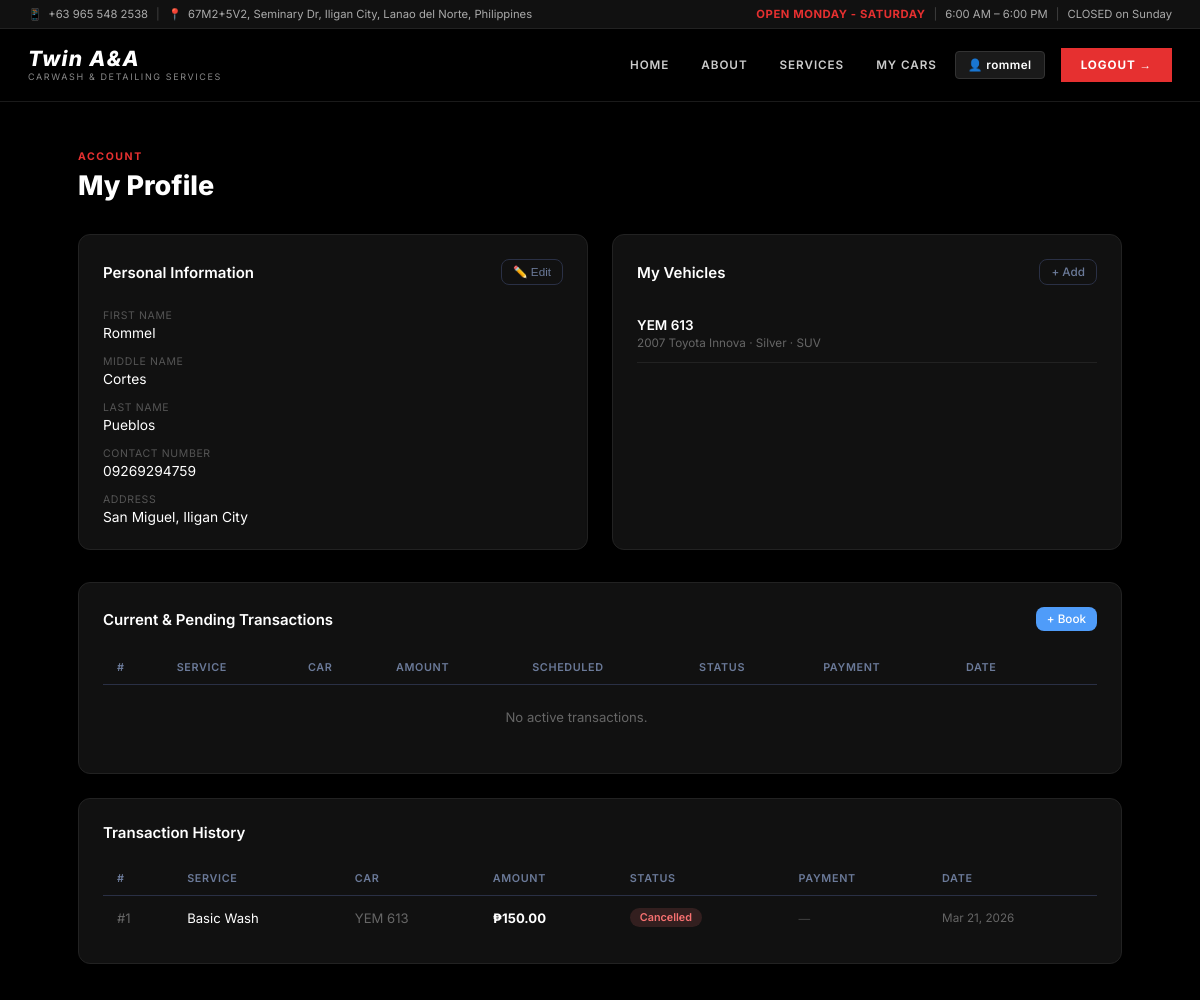
Page /portal/profile/ (signed in) on the committed database.
### car_wash/models.py (models this page shows, shortened)
class Customer(models.Model):
    user           = models.OneToOneField(User, on_delete=models.CASCADE, null=True, blank=True)
    first_name     = models.CharField(max_length=100)
    middle_name    = models.CharField(max_length=100, blank=True)
    last_name      = models.CharField(max_length=100)
    address        = models.CharField(max_length=255, blank=True)
    contact_number = models.CharField(max_length=20, blank=True)
    class Meta:
        ordering = ['last_name', 'first_name']

class Car(models.Model):
    CAR_TYPE_CHOICES = [
        ('sedan',      'Sedan'),
        ('suv',        'SUV'),
        ('van',        'Van'),
        ('pickup',     'Pickup Truck'),
        ('hatchback',  'Hatchback'),
        ('coupe',      'Coupe'),
        ('motorcycle', 'Motorcycle'),
        ('other',      'Other'),
    ]
    customer     = models.ForeignKey(Customer, on_delete=models.CASCADE, related_name='cars')
    plate_number = models.CharField(max_length=20)
    make         = models.CharField(max_length=100, help_text="e.g. Toyota")
    model_name   = models.CharField(max_length=100, help_text="e.g. Vios")
    year         = models.PositiveIntegerField(null=True, blank=True)
    color        = models.CharField(max_length=50, blank=True)
    car_type     = models.CharField(max_length=20, choices=CAR_TYPE_CHOICES, default='sedan')
    class Meta:
        ordering = ['plate_number']

class Transaction(models.Model):
    STATUS_CHOICES = [
        ('pending',     'Pending'),
        ('in_progress', 'In Progress'),
        ('completed',   'Completed'),
        ('cancelled',   'Cancelled'),
    ]
    customer         = models.ForeignKey(Customer, on_delete=models.CASCADE, related_name='transactions')
    car              = models.ForeignKey(Car, on_delete=models.SET_NULL, null=True, blank=True, related_name='transactions')
    service          = models.ForeignKey(Service, on_delete=models.CASCADE, related_name='transactions')
    transaction_date = models.DateTimeField(auto_now_add=True)
    scheduled_date   = models.DateField(null=True, blank=True, help_text="Customer's preferred service date")
    scheduled_time   = models.TimeField(null=True, blank=True, help_text="Customer's preferred service time")
    status           = models.CharField(max_length=20, choices=STATUS_CHOICES, default='pending')
    notes            = models.TextField(blank=True)
    @property
    def amount(self):
        return self.service.price
    class Meta:
        ordering = ['-transaction_date']

class Service(models.Model):
    service_type     = models.CharField(max_length=100)
    service_name     = models.CharField(max_length=100)
    description      = models.TextField(blank=True)
    price            = models.DecimalField(max_digits=8, decimal_places=2)
    duration_minutes = models.PositiveIntegerField(default=30, help_text="Estimated duration in minutes")
    is_package       = models.BooleanField(default=False, help_text="Mark as a package deal")
    class Meta:
        ordering = ['service_type', 'service_name']

### car_wash/views.py (the view, shortened to what this page needs)
# urls.py: path('portal/profile/', views.portal_profile, name='portal_profile'),
@login_required(login_url='/portal/login/')
def portal_profile(request):
    try:
        c = request.user.customer
    except Customer.DoesNotExist:
        logout(request)
        return redirect('portal_register')
    all_txs             = c.transactions.select_related('service', 'car').prefetch_related('payment').all()
    active_transactions = all_txs.filter(status__in=['pending', 'in_progress'])
    past_transactions   = all_txs.filter(status__in=['completed', 'cancelled'])
    cars                = c.cars.all()
    return render(request, 'customer_profile.html', {
        'customer':            c,
        'cars':                cars,
        'active_transactions': active_transactions,
        'past_transactions':   past_transactions,
    })

### car_wash/templates/customer_profile.html (shortened to what this page needs)
{% extends "customer_base.html" %}
{% block content %}
<div style="padding-top:12px">
  <div style="margin-bottom:32px">
    <div style="font-size:.7rem;font-weight:700;letter-spacing:.15em;color:#e63030;text-transform:uppercase;margin-bottom:6px">Account</div>
    <h1 style="font-size:1.8rem;font-weight:800;color:#fff">My Profile</h1>
  </div>
  <div style="display:grid;grid-template-columns:1fr 1fr;gap:24px;margin-bottom:32px">
    <div class="card" style="background:#111;border-color:#222" id="view-card">
      <div class="card-header">
        <span class="card-title" style="color:#fff">Personal Information</span>
        <button onclick="toggleEdit()" class="btn btn-ghost btn-sm" id="edit-btn">✏️ Edit</button>
      </div>
      <div id="view-mode">
        <div style="display:flex;flex-direction:column;gap:14px;padding-top:4px">
          <div>
            <div style="font-size:.7rem;color:#555;text-transform:uppercase;letter-spacing:.06em;margin-bottom:3px">First Name</div>
            <div style="color:#fff;font-size:.92rem">{{ customer.first_name }}</div>
          </div>
          <div>
            <div style="font-size:.7rem;color:#555;text-transform:uppercase;letter-spacing:.06em;margin-bottom:3px">Middle Name</div>
            <div style="color:#fff;font-size:.92rem">{{ customer.middle_name|default:"—" }}</div>
          </div>
          <div>
            <div style="font-size:.7rem;color:#555;text-transform:uppercase;letter-spacing:.06em;margin-bottom:3px">Last Name</div>
            <div style="color:#fff;font-size:.92rem">{{ customer.last_name }}</div>
          </div>
          <div>
            <div style="font-size:.7rem;color:#555;text-transform:uppercase;letter-spacing:.06em;margin-bottom:3px">Contact Number</div>
            <div style="color:#fff;font-size:.92rem">{{ customer.contact_number|default:"—" }}</div>
          </div>
          <div>
            <div style="font-size:.7rem;color:#555;text-transform:uppercase;letter-spacing:.06em;margin-bottom:3px">Address</div>
            <div style="color:#fff;font-size:.92rem">{{ customer.address|default:"—" }}</div>
          </div>
        </div>
      </div>
    </div>
    <div class="card" style="background:#111;border-color:#222">
      <div class="card-header">
        <span class="card-title" style="color:#fff">My Vehicles</span>
        <a href="{% url 'portal_add_car' %}" class="btn btn-ghost btn-sm">+ Add</a>
      </div>
      {% for car in cars %}
      <div style="padding:12px 0;border-bottom:1px solid #222">
        <div style="font-weight:600;color:#fff;font-size:.9rem">{{ car.plate_number }}</div>
        <div style="color:#666;font-size:.78rem;margin-top:3px">
          {{ car.year|default:"" }} {{ car.make }} {{ car.model_name }}
          {% if car.color %} · {{ car.color }}{% endif %}
          · {{ car.get_car_type_display }}
        </div>
      </div>
      {% empty %}
      <p style="color:#666;font-size:.85rem;padding:8px 0">
        No vehicles yet. <a href="{% url 'portal_add_car' %}" style="color:#4f9cf9">Add one</a>.
      </p>
      {% endfor %}
    </div>
  </div>
  <div class="card" style="background:#111;border-color:#222;margin-bottom:24px">
    <div class="card-header">
      <span class="card-title" style="color:#fff">Current & Pending Transactions</span>
      <a href="{% url 'portal_book' %}" class="btn btn-primary btn-sm">+ Book</a>
    </div>
    <div class="tbl-wrap">
      <table>
        <thead>
          <tr><th>#</th><th>Service</th><th>Car</th><th>Amount</th><th>Scheduled</th><th>Status</th><th>Payment</th><th>Date</th><th></th></tr>
        </thead>
        <tbody>
          {% for tx in active_transactions %}
          <tr>
            <td style="color:#666">#{{ tx.pk }}</td>
            <td style="color:#fff">{{ tx.service.service_name }}</td>
            <td style="color:#666">{% if tx.car %}{{ tx.car.plate_number }}{% else %}—{% endif %}</td>
            <td style="color:#fff;font-size:.82rem">{% if tx.scheduled_date %}{{ tx.scheduled_date|date:"M d, Y" }}<br><span style="color:#666">{{ tx.scheduled_time|time:"g:i A" }}</span>{% else %}<span style="color:#444">—</span>{% endif %}</td>
            <td style="font-weight:700;color:#e63030">₱{{ tx.amount }}</td>
            <td><span class="badge badge-{{ tx.status }}">{{ tx.get_status_display }}</span></td>
            <td>
              {% if tx.payment %}
                <span class="badge badge-{{ tx.payment.status }}">{{ tx.payment.get_status_display }}</span>
              {% else %}
                <a href="{% url 'portal_pay' tx.pk %}" class="btn btn-primary btn-sm">Pay Now</a>
              {% endif %}
            </td>
            <td style="color:#666;font-size:.78rem">{{ tx.transaction_date|date:"M d, Y" }}</td>
            <td>
              {% if tx.status == 'pending' %}
              <form method="post" action="{% url 'portal_cancel_transaction' tx.pk %}"
                    onsubmit="return confirm('Cancel transaction #{{ tx.pk }}?')">
                {% csrf_token %}
                <button class="btn btn-danger btn-sm">Cancel</button>
              </form>
              {% endif %}
            </td>
          </tr>
          {% empty %}
          <tr>
            <td colspan="8" style="text-align:center;color:#666;padding:24px">No active transactions.</td>
          </tr>
          {% endfor %}
        </tbody>
      </table>
    </div>
  </div>
  <div class="card" style="background:#111;border-color:#222">
    <div class="card-header">
      <span class="card-title" style="color:#fff">Transaction History</span>
    </div>
    <div class="tbl-wrap">
      <table>
        <thead>
          <tr><th>#</th><th>Service</th><th>Car</th><th>Amount</th><th>Status</th><th>Payment</th><th>Date</th></tr>
        </thead>
        <tbody>
          {% for tx in past_transactions %}
          <tr>
            <td style="color:#666">#{{ tx.pk }}</td>
            <td style="color:#fff">{{ tx.service.service_name }}</td>
            <td style="color:#666">{% if tx.car %}{{ tx.car.plate_number }}{% else %}—{% endif %}</td>
            <td style="font-weight:700;color:#fff">₱{{ tx.amount }}</td>
            <td><span class="badge badge-{{ tx.status }}">{{ tx.get_status_display }}</span></td>
            <td>
              {% if tx.payment %}
                <span class="badge badge-{{ tx.payment.status }}">{{ tx.payment.get_status_display }}</span>
              {% else %}
                <span style="color:#444;font-size:.78rem">—</span>
              {% endif %}
            </td>
            <td style="color:#666;font-size:.78rem">{{ tx.transaction_date|date:"M d, Y" }}</td>
          </tr>
          {% empty %}
          <tr>
            <td colspan="7" style="text-align:center;color:#666;padding:24px">No history yet.</td>
          </tr>
          {% endfor %}
        </tbody>
      </table>
    </div>
  </div>
</div>
{% endblock %}

### car_wash/templates/customer_base.html (shortened to what this page needs)
{% load static %}
<!DOCTYPE html>
<html lang="en">
<head>
<link rel="stylesheet" href="{% static 'styles.css' %}">
<link rel="stylesheet" href="{% static 'customer_base.css' %}">
</head>
<body style="display:block;background:#000">
<div class="portal-wrap" style="background:#000">
  <div class="topinfo-bar">
    <div class="topinfo-inner">
      <div class="topinfo-left">
        <span><span class="ti-icon red">📱</span> +63 965 548 2538</span>
        <span class="ti-sep">|</span>
        <span><span class="ti-icon red">📍</span> 67M2+5V2, Seminary Dr, Iligan City, Lanao del Norte, Philippines</span>
      </div>
      <div class="topinfo-right">
        <span class="open-daily">OPEN MONDAY - SATURDAY</span>
        <span class="ti-sep">|</span>
        <span>6:00 AM – 6:00 PM</span>
        <span class="ti-sep">|</span>
        <span>CLOSED on Sunday</span>
      </div>
    </div>
  </div>
  <nav class="main-nav">
    <div class="main-nav-inner">
      <div class="brand">
        <span class="brand-name">Twin A&A</span>
        <span class="brand-sub">CARWASH &amp; DETAILING SERVICES</span>
      </div>
      <div class="main-nav-links">
        <a href="{% url 'portal_home' %}" class="mnl">HOME</a>
        <a href="{% url 'portal_home' %}#about" class="mnl">ABOUT</a>
        <a href="{% url 'portal_home' %}#services" class="mnl">SERVICES</a>
        <a href="{% url 'portal_cars' %}" class="mnl">MY CARS</a>
        {% if user.is_authenticated %}
          <a href="{% url 'portal_profile' %}" class="mnl-username">
            👤 {{ user.get_full_name|default:user.username }}
          </a>
          <a href="{% url 'portal_logout' %}" class="mnl-btn-red">LOGOUT →</a>
        {% else %}
          <a href="{% url 'portal_login' %}" class="mnl">LOGIN</a>
          <a href="{% url 'portal_register' %}" class="mnl-btn-red">REGISTER →</a>
        {% endif %}
      </div>
    </div>
  </nav>
  <div class="portal-body" style="background:#000;max-width:1100px">
    {% block content %}{% endblock %}
  </div>
</div>
</body>
</html>

### rows in the picture
Customer: first_name "Rommel", middle_name "Cortes", last_name "Pueblos", contact_number "09269294759", address "San Miguel, Iligan City"
Car: plate_number "YEM 613", year "2007", make "Toyota", model_name "Innova", color "Silver", car_type "SUV"
Transaction: pk "1", service.service_name "Basic Wash", car.plate_number "YEM 613", amount "150.00", status "Cancelled", transaction_date "Mar 21, 2026"

### other values in the picture
{{ user.get_full_name|default:user.username }} "rommel"
